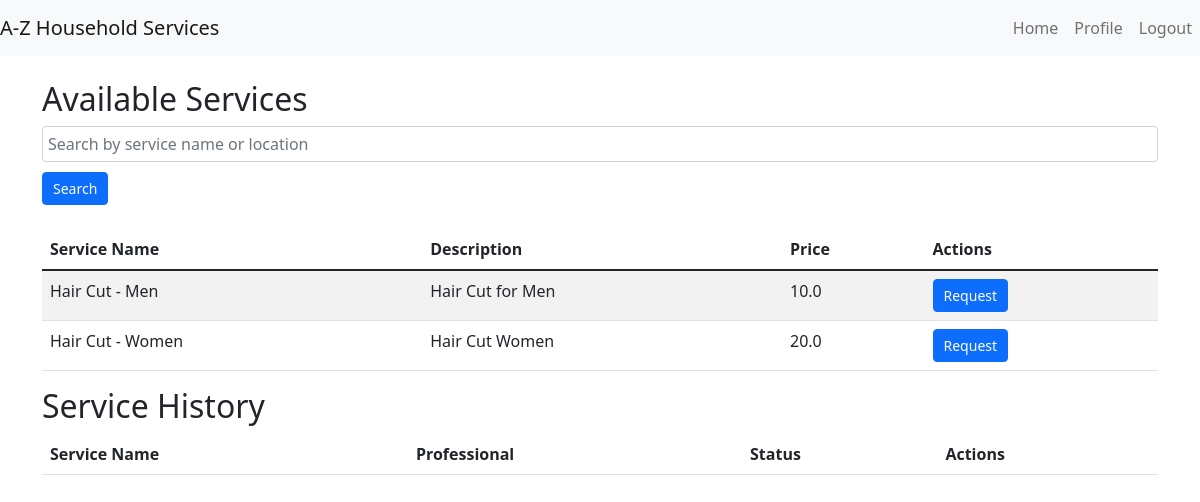
Page /customer/dashboard (signed in) on the committed database.
### models.py (models this page shows, shortened)
class Service(db.Model):
    __tablename__ = 'services'
    id = db.Column(db.Integer, primary_key=True)
    name = db.Column(db.String(100), nullable=False)
    price = db.Column(db.Float, nullable=False)
    description = db.Column(db.String(200))
    time_required = db.Column(db.String(50))

### app.py (the view)
@app.route('/customer/dashboard')
def customer_dashboard():
    if 'user_id' in session:
        services = Service.query.all()
        return render_template('customer_dashboard.html', services=services)
    return redirect(url_for('login'))

### app.py (called while the page is built)
@app.before_request
def create_tables():
    global first_request
    if first_request:
        db.create_all()
        first_request = False

### templates/customer_dashboard.html (shortened to what this page needs)
{% extends "base.html" %}
{% block content %}
<h2>Available Services</h2>
<form method="GET" action="/customer/search">
    <div class="form-group">
        <input type="text" class="form-control" placeholder="Search by service name or location" name="search">
    </div>
    <button type="submit" class="btn btn-primary">Search</button>
</form>
<table class="table table-striped mt-4">
    <thead>
        <tr>
            <th>Service Name</th>
            <th>Description</th>
            <th>Price</th>
            <th>Actions</th>
        </tr>
    </thead>
    <tbody>
        {% for service in services %}
        <tr>
            <td>{{ service.name }}</td>
            <td>{{ service.description }}</td>
            <td>{{ service.price }}</td>
            <td>
                <a href="/customer/request_service/{{ service.id }}" class="btn btn-primary">Request</a>
            </td>
        </tr>
        {% endfor %}
    </tbody>
</table>
<h2>Service History</h2>
<table class="table table-striped">
    <thead>
        <tr>
            <th>Service Name</th>
            <th>Professional</th>
            <th>Status</th>
            <th>Actions</th>
        </tr>
    </thead>
</table>
{% endblock %}

### static/styles/styles.css (style rules this page uses)
.form-group { display: flex; align-items: center; margin-bottom: 10px; }
.form-group input, .form-group textarea { flex: 1; padding: 5px; }
.btn-primary { padding: 5px 10px; font-size: 14px; }

### rows in the picture
Service: name "Hair Cut - Men", description "Hair Cut for Men", price "10.0"
Service: name "Hair Cut - Women", description "Hair Cut Women", price "20.0"
